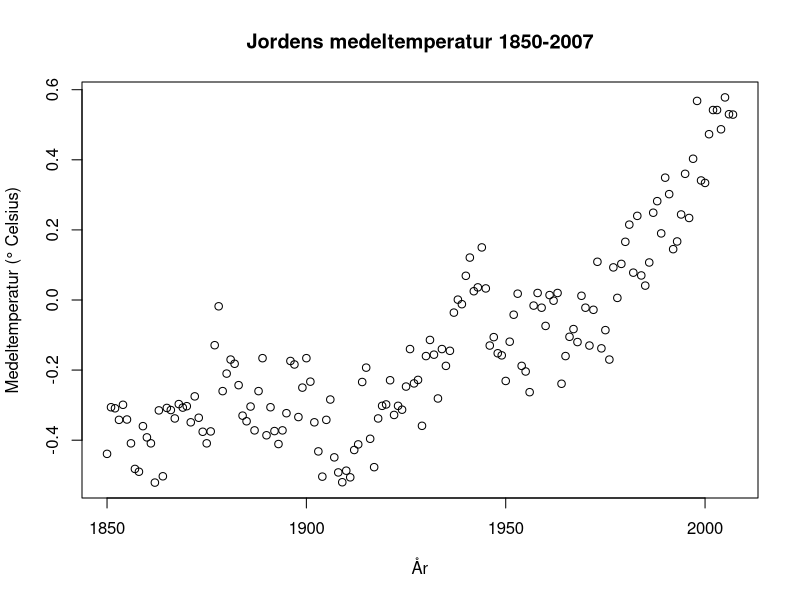
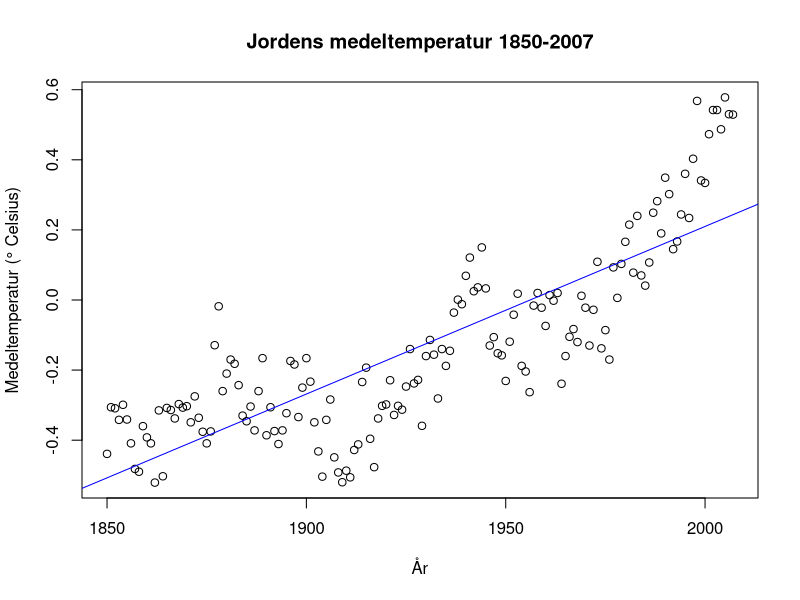
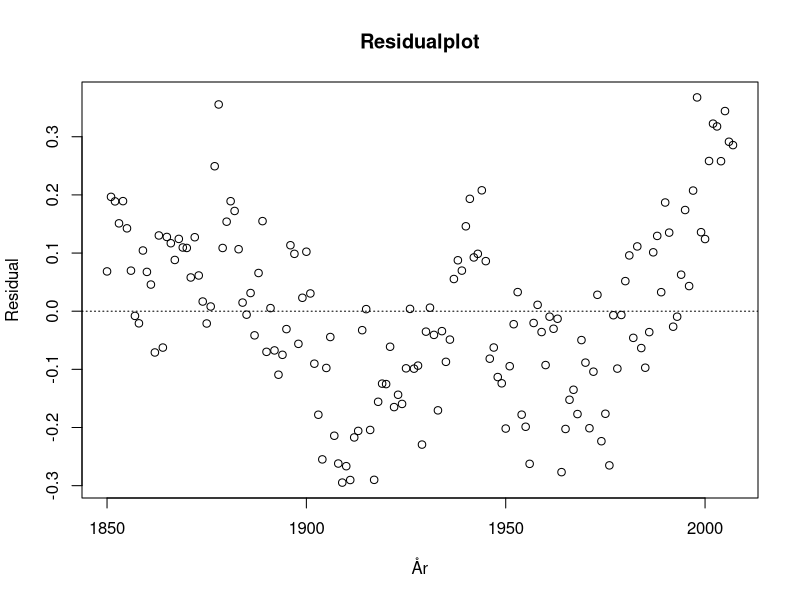
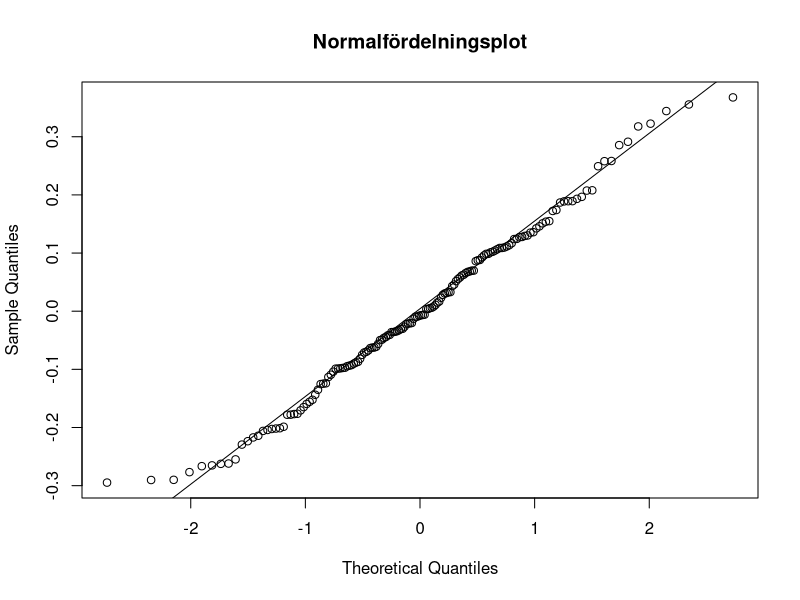

Generate these figures, in order, with R:
## ---- chunk 1
medeltemp <- read.csv("temperatur.csv", header = TRUE) # Läser in jordens medeltemperatur 1850-2007
medeltemp
## ---- chunk 2
plot(medeltemp$år, 
     medeltemp$temperatur, 
     main = "Jordens medeltemperatur 1850-2007",
     xlab = "År", 
     ylab = "Medeltemperatur (° Celsius)")
## ---- chunk 3
modell <- lm(temperatur ~ 1 + år, data = medeltemp) # Anpassar rät linje med temperatur som responsvariabel och år som förklarande variabel. Ettan säger åt R att vi vill ha ett intercept.
## ---- chunk 4
plot(medeltemp$år, # Plottar datamaterialet likt tidigare
     medeltemp$temperatur, 
     main = "Jordens medeltemperatur 1850-2007",
     xlab = "År", 
     ylab = "Medeltemperatur (° Celsius)")
abline(modell, # Lägger till anpassad linje 
       col = "blue")
## ---- chunk 5
residual <- modell$residuals # Extraherar residualer
plot(medeltemp$år, residual, # Skapar residualplot
     main = "Residualplot",
     xlab = "År",
     ylab = "Residual")
abline(a = 0, b = 0, lty = "dotted") # Lägger till horisontell linje 
## ---- chunk 6
qqnorm(residual,
        main = "Normalfördelningsplot")
qqline(residual)
## ---- chunk 7
df_test <- read.csv("temperatur_test.csv", header = TRUE)
